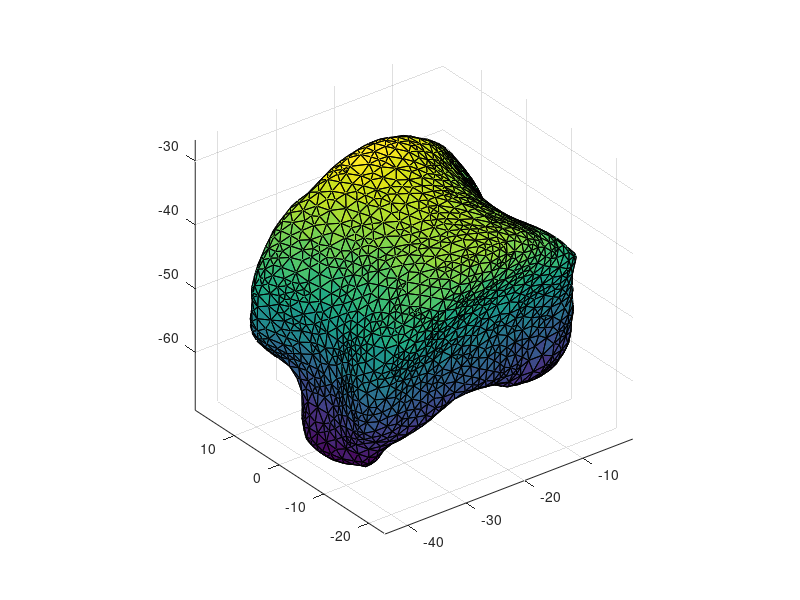

Source code (MATLAB):
% % Jennifer Bishop
% % 1/26/25
% % The intention of this script is to convert .mat files to .txt files. 
% 
% clc
% clear
% close all
% 
% % Loading file
% 
% data = load('3311_surface.mat');
% 
% % Inspecting data
% 
% % disp(data)
% 
% fv = data.fv;
% % disp(data.fv)
% 
% vertices = fv.vertices;
% faces = fv.faces;
% 
% numVertices = size(vertices,1); % Number of vertices
% indices = (1:numVertices)'; % Creating indices
% 
% % Using applicable data to make same format _ref.txt file
% 
% % values = vertices(:,1);
% 
% for i = 1:numVertices
%     connected_faces = find(any(faces == i, 2));
%     values(i) = connected_faces(1);
% end
% 
% refData = [indices, values'];
% 
% 
% % size(vertices)  % Should be  [n,3]
% % size(faces) % Should be [m,3] or [m,4]
% 
% % Writing to txt file
% 
% output_file = '3311_surface.txt';
% 
% fileID = fopen(output_file,'w');
% 
% fprintf(fileID,'%6d %6d\n', refData');
% fclose(fileID)
% 
% % Assuming 'fv' is the structure containing faces and vertices
% trisurf(fv.faces, fv.vertices(:,1), fv.vertices(:,2), fv.vertices(:,3));
% axis equal;




% Jennifer Bishop
% 1/26/25
% The intention of this script is to convert .mat files to .txt files. 

clc
clear
close all

% Loading file
data = load('4022_surface.mat');

% Inspecting data
fv = data.fv;
vertices = fv.vertices;
faces = fv.faces;

numVertices = size(vertices,1); % Number of vertices
indices = (1:numVertices)'; % Create indices for vertices

% Initialize values array
values = zeros(numVertices, 1);

% Loop through each vertex and assign corresponding connected face reference
for i = 1:numVertices
    % Find all faces that include vertex i
    connected_faces = find(any(faces == i, 2));  
    
    % If the vertex has at least one connected face, take the first connected face index
    if ~isempty(connected_faces)
        values(i) = connected_faces(1);  % Use the first connected face index
    else
        values(i) = 0;  % If no connection, use 0 or some placeholder
    end
end

% Combine indices and values to create the reference data
refData = [indices, values];

% Writing to .txt file
output_file = '4022_surface_ref.txt';
fileID = fopen(output_file, 'w');
fprintf(fileID, '%6d %6d\n', refData');
fclose(fileID);

% Optional: Visualize the surface mesh
trisurf(fv.faces, fv.vertices(:,1), fv.vertices(:,2), fv.vertices(:,3));
axis equal;
